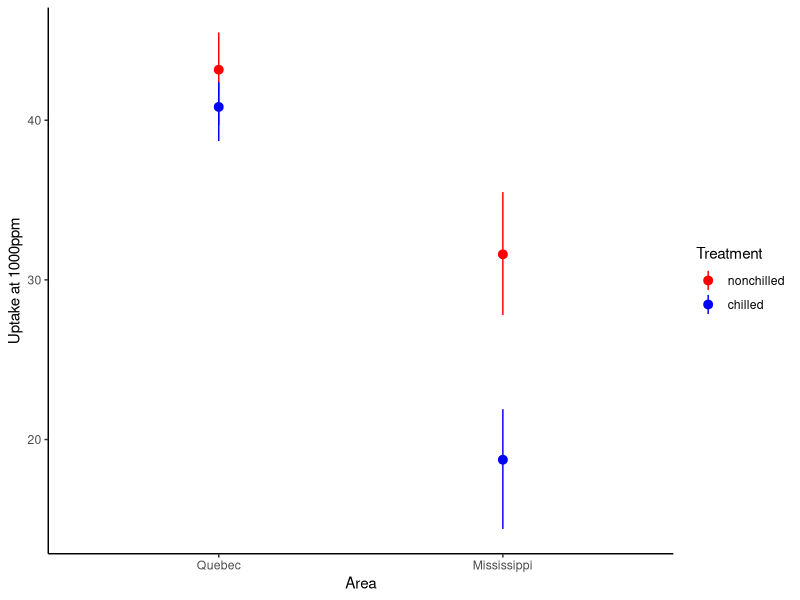
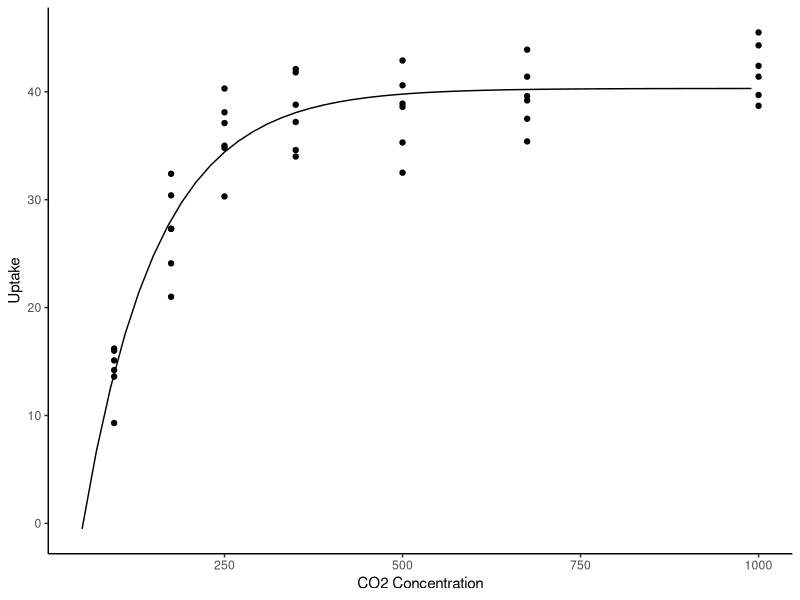

Here is the R script that generated these plots, in order:
## ---- chunk 1
knitr::opts_chunk$set(echo = FALSE, cache=TRUE)
library(tidyverse)
theme_set(theme_classic())
## ---- chunk 2
head(iris) #Regular data frame
## ---- chunk 3
as_tibble(iris) #This is usually done automatically
## ---- chunk 4
head(iris,3) 
#Select Petal.Length,Petal.Width,Species
irisTemp <- select(iris,Petal.Length,Petal.Width,Species)
head(irisTemp,3)
## ---- chunk 5
irisTemp <- select(iris,Petal.Length:Species) 
head(irisTemp,3) #All columns between Petal.Length and Species
irisTemp2 <- select(iris,Petal.Length,Petal.Width,Species) 
head(irisTemp2,3) #This is the same thing
## ---- chunk 6
irisTemp <- select(iris,-Species) 
head(irisTemp,3) #Selects all columns EXCEPT Species
irisTemp2 <- select(iris,contains('Petal'))
head(irisTemp2,3) #Selects columns with names containing 'Petal'
## ---- chunk 7
head(iris,3) 
irisTemp <- filter(iris,Sepal.Length<5,Species=='versicolor')
head(irisTemp,3) #Chooses rows matching logical criteria
## ---- chunk 8
head(iris,3)
irisTemp <- mutate(iris,P.Width2=Petal.Width^2)
head(irisTemp,3) #Squares Petal.Width
## ---- chunk 9
head(irisTemp,3)
irisTemp <- mutate(iris,P.Width2=(Petal.Width^2)*2)
head(irisTemp,3) #Alters variable in place
## ---- chunk 10
head(iris,3)
irisTemp <- mutate_at(iris,vars(Petal.Width,Petal.Length),funs(.^2))
head(irisTemp,3) #Squares Petal.Width & Length. "." means "data from column"
## ---- chunk 11
irisTemp <- rename(iris,PWidth=Petal.Width,PLength=Petal.Length)
head(irisTemp,3) #Renames columns
irisTemp2 <- transmute(iris,P.Width2=(Petal.Width^2))
head(irisTemp2,3) #Same as mutate, but drops other columns
## ---- chunk 12
 iris %>% filter(Species=='virginica') %>%
  transmute(Species,P.Area=Petal.Length*Petal.Width,S.Area=Sepal.Length*Sepal.Width) %>% 
  head(10)
## ---- chunk 13
irisTemp <- select(iris,Sepal.Length,Species) %>% #Selects Sepal.Length & Species
  filter(Sepal.Length>5,Species=='versicolor') %>% #Filters using dataframe from above
  mutate(SLength2=Sepal.Length^2) #Mutates using dataframe from above
head(irisTemp)
## ---- chunk 14
#Some fake data to work with
(fake <- data.frame(time = as.Date('2009-01-01') + 0:4,
                      X = rnorm(5, 0, 1),Y = rnorm(5, 0, 2)))
## ---- chunk 15
(fakeLong <- gather(fake,type, measurement, -time))
## ---- chunk 16
fakeLong <- gather(fake,type, measurement, -time)
fakeLong %>% spread(type, measurement)
fakeLong %>% spread(time, measurement) #What has this done?
#Note: this must have unique row identifiers
## ---- chunk 17
irisTemp <- iris %>% unite(newCol,Sepal.Length:Petal.Width,sep='_') 
head(irisTemp,10)

## ---- chunk 18
irisTemp %>% separate(newCol,c('SLength','SWidth','PLength','PWidth'),sep='_')
## ---- chunk 19
irisTemp <- iris %>% unite(sepals,Sepal.Length:Sepal.Width,sep='_') %>%
  unite(petals,Petal.Length:Petal.Width,sep='_') 
  head(irisTemp,10)
## ---- chunk 20
irisTemp %>% gather('Type','Measurement',sepals:petals) %>% 
  separate(Measurement,c('Length','Width'),sep='_',convert=T) %>% 
  head(10)
## ---- chunk 21
CO2 %>% 
  filter(Type=='Quebec',Treatment=='nonchilled') %>% 
  select(-Type,-Treatment) %>% 
  spread(Plant,uptake)
## ---- chunk 22
with(iris,tapply(Petal.Width,Species,mean))
aggregate(Petal.Width~Species,data=iris,mean)
## ---- chunk 23
iris %>% group_by(Species) %>% 
  summarize(meanPWidth=mean(Petal.Width),sdPWidth=sd(Petal.Width))
## ---- chunk 24
iris %>% group_by(Species) %>% 
  summarize(count=n(),med=median(Petal.Width),iqr=IQR(Petal.Width))
## ---- chunk 25
iris %>% group_by(Species) %>% mutate(ID=1:n()) %>% #Makes ID column, with numbers 1-N
  filter(ID<4) #Selects ID 1-3 from each group
  
## ---- chunk 26
iris %>% group_by(Species) %>% 
  slice(1:3) #Selects rows 1-3 from each group
## ---- chunk 27
InsectSprays %>% group_by(spray) %>% 
  summarize(mean=mean(count),sd=sd(count)) %>% 
  gather('stat','meas',mean:sd) %>% 
  spread(spray,meas)
## ---- chunk 28
library(ggplot2)
CO2 %>% filter(conc==1000) %>% 
  group_by(Type,Treatment) %>% 
  summarize(meanUp=mean(uptake),
            maxUp=max(uptake),
            minUp=min(uptake)) %>% 
  #Code for ggplot begins here
  ggplot(aes(x=Type,col=Treatment))+
  geom_pointrange(aes(y=meanUp,ymax=maxUp,ymin=minUp))+
  labs(x='Area',y='Uptake at 1000ppm')+
  scale_colour_manual(values=c('red','blue'))
## ---- chunk 29
co2mod <- CO2 %>% 
  filter(Type=='Quebec') %>% data.frame() %>% 
  #Code for nls begins here
  nls(uptake~SSasymp(conc,A,B,C),
      start=list(A=40,B=-25,C=-5),data=.)

data.frame(conc=seq(50,1000,20)) %>% 
  predict(co2mod,newdata=.) %>% 
  data.frame(conc=seq(50,1000,20),predUp=.) %>% 
  #Code for ggplot begins here
  ggplot(aes(conc,predUp))+
  geom_line()+
  geom_point(data=filter(CO2,Type=='Quebec'),
             aes(conc,uptake))+
  labs(x='CO2 Concentration',y='Uptake')
  
